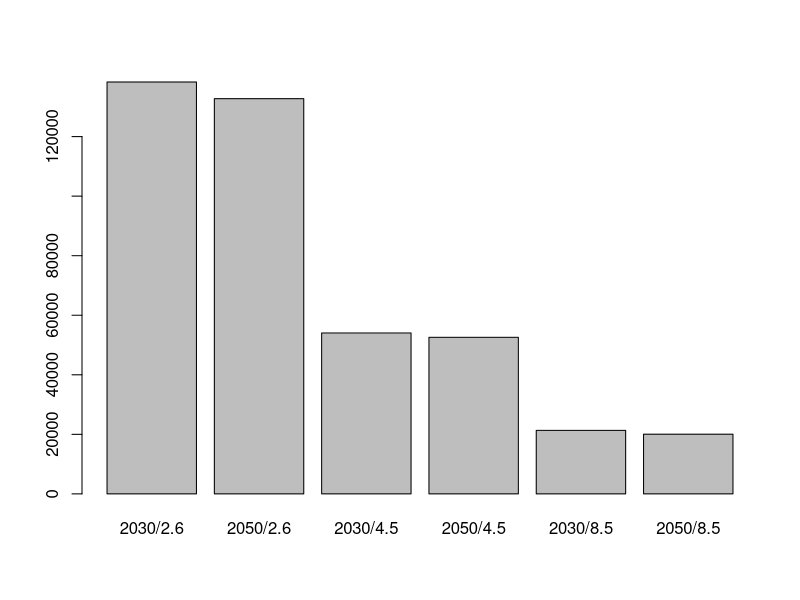
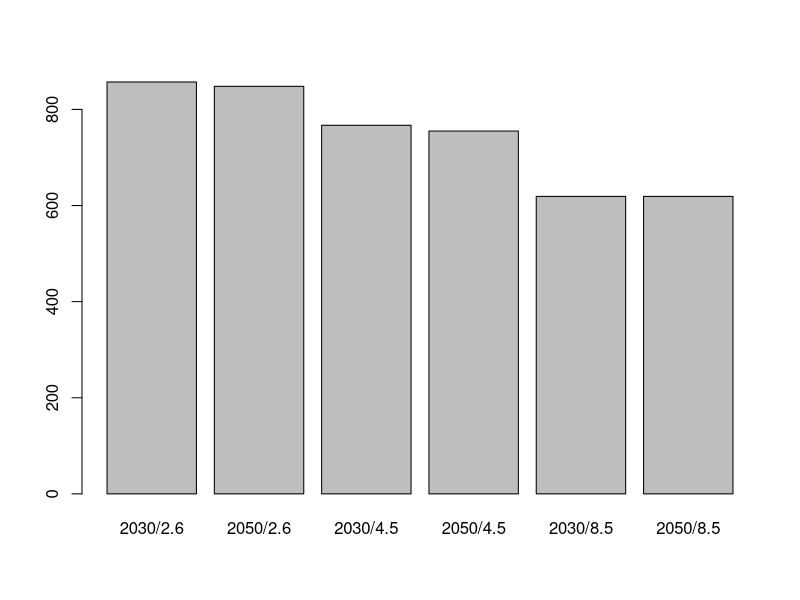
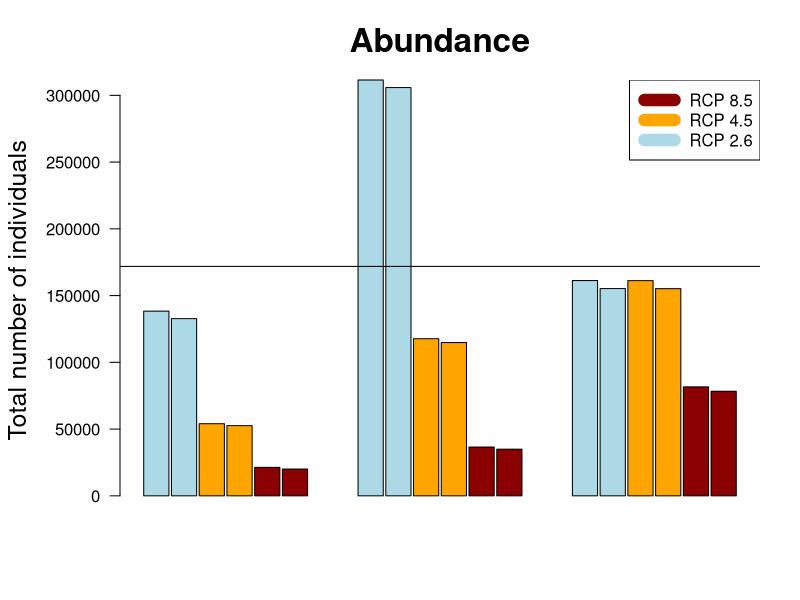
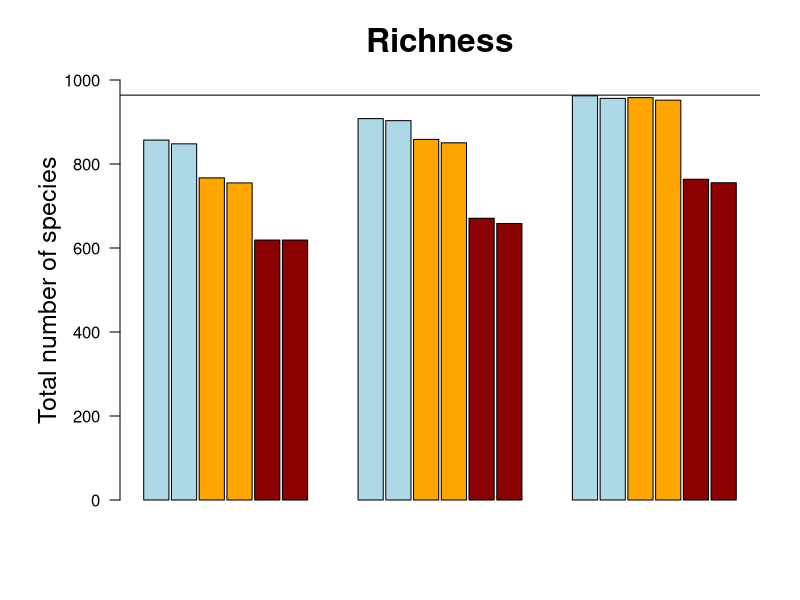
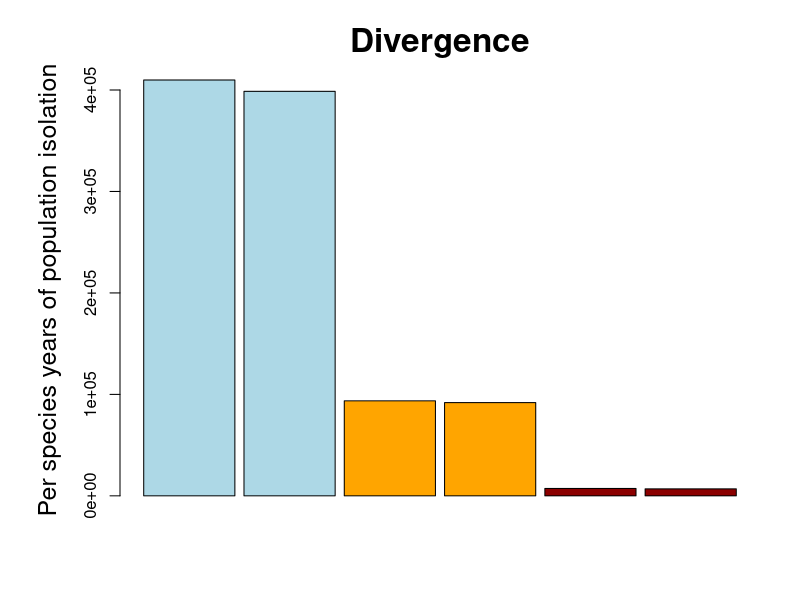

The R script that drew these images, in order:
setwd("set your own working directory")

results <- read.csv("sim_results.csv", header=TRUE)
results$rel_div_f <- results$div_f/results$rich_f

results_stats <- data.frame(18,1)

# Preliminary plots

barplot(results[which(results$disp==0 & results$evo==0),]$abun_f, names.arg=c("2030/2.6", "2050/2.6", "2030/4.5", "2050/4.5", "2030/8.5", "2050/8.5"))
barplot(results[which(results$disp==0 & results$evo==0),]$rich_f, names.arg=c("2030/2.6", "2050/2.6", "2030/4.5", "2050/4.5", "2030/8.5", "2050/8.5"))

mean_abun <- aggregate(abun_f ~ habitat+rcp+disp+evo, data=results, FUN=mean)
sd_abun <- aggregate(abun_f ~ habitat+rcp+disp+evo, data=results, FUN=sd)
sd_abun$se <- sd_abun$abun_f/sqrt(10)
sd_abun$ci <- (sd_abun$abun_f * 2.262)/sqrt(10) # calculation of confidence interval
                                                # based on small sample size correction
                                                # with 9 degrees of freedom

mean_rich <- aggregate(rich_f ~ habitat+rcp+disp+evo, data=results, FUN=mean)
sd_rich <- aggregate(rich_f ~ habitat+rcp+disp+evo, data=results, FUN=sd)
sd_rich$se <- sd_rich$rich_f/sqrt(10)
sd_rich$ci <- (sd_rich$rich_f * 2.262)/sqrt(10)


mean_div <- aggregate(div_f ~ habitat+rcp+disp+evo, data=results, FUN=mean)
sd_div <- aggregate(div_f ~ habitat+rcp+disp+evo, data=results, FUN=sd)
sd_div$se <- sd_div$div_f/sqrt(10)
sd_div$ci <- (sd_div$div_f * 2.262)/sqrt(10)

mean_reldiv <- aggregate(rel_div_f ~ habitat+rcp+disp+evo, data=results, FUN=mean)
sd_reldiv <- aggregate(rel_div_f ~ habitat+rcp+disp+evo, data=results, FUN=sd)
sd_reldiv$se <- sd_reldiv$rel_div_f/sqrt(10)
sd_reldiv$ci <- (sd_reldiv$rel_div_f * 2.262)/sqrt(10)


# Output bar plots
par(mar= c(5,6,4,2), cex.lab=1.5)
barplot(mean_abun$abun_f, main="Abundance", 
         
        col=c("lightblue", "lightblue", "orange", "orange", "darkred", "darkred","lightblue", "lightblue", "orange", "orange", "darkred", "darkred","lightblue", "lightblue", "orange", "orange", "darkred", "darkred"),
        las=2, cex.main=2, space=c(2,0.1,0.1,0.1,0.1,0.1))
mtext("Total number of individuals", line=4.5, side=2, cex=1.5)
abline(h=171843)
legend("topright", legend=c("RCP 8.5", "RCP 4.5", "RCP 2.6"), col=c("darkred", "orange", "lightblue"), lwd=12)


barplot(mean_rich$rich_f, main="Richness",  
        las=2, cex.main=2, ylim=c(0,1000), ylab="Total number of species",
        space=c(2,0.1,0.1,0.1,0.1,0.1),
        col=c("lightblue", "lightblue", "orange", "orange", "darkred", "darkred","lightblue", "lightblue", "orange", "orange", "darkred", "darkred","lightblue", "lightblue", "orange", "orange", "darkred", "darkred"))
abline(h=964)


barplot(mean_reldiv$rel_div_f, main="Divergence",
        ylab="Per species years of population isolation", cex.main=2,space=c(2,0.1,0.1,0.1,0.1,0.1),
        col=c("lightblue", "lightblue", "orange", "orange", "darkred", "darkred","lightblue", "lightblue", "orange", "orange", "darkred", "darkred","lightblue", "lightblue", "orange", "orange", "darkred", "darkred"))



stats_data <- mean_rich
stats_data$SE_rich <- sd_rich$se
stats_data$ci_rich <- sd_rich$ci
stats_data$abun_f <- mean_abun$abun_f
stats_data$ci_abun <- sd_abun$ci
stats_data$SE_abun <- sd_abun$se
stats_data$reldiv <- mean_reldiv$rel_div_f
stats_data$SE_reldiv <- sd_reldiv$se
stats_data$ci_reldiv <- sd_reldiv$ci
stats_data[c(1:6, 13:18), 11:13] <- NA


write.csv(stats_data, file="summary_statistics.csv")
